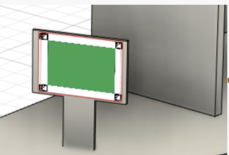
#> input picture image de test/img.png, 229 x 155 px
$ python warptest.py
#> lines starting #> are read from the running program, lines starting #| are printed output that depends on the picture
import cv2
import numpy as np

imageread = cv2.imread('../image de test/img.png')
#> imageread is the input picture: shape (155, 229, 3); mean B, G, R 161.1, 172.6, 168.5
# mesurons l'image
h, w = imageread.shape[:2]
#> h = 155; w = 229
print('w = ' + str(w))
#| w = 229
print('h = ' + str(h))
#| h = 155
# specifions d'abord la positions de points dans la première image puis leurs position dans la nouvelle
points1 = np.float32([[268, 239], [514, 209], [350, 430], [600, 402]])
points2 = np.float32([[0, 100], [w, 0], [0, h], [w, h]])
# calculons une matrice de transformation
vecttrans = cv2.getPerspectiveTransform(points1, points2)
# appliquons la transformation à l'image d'orgine,spécifions un taille
finalimage = cv2.warpPerspective(imageread, vecttrans, (w, h))
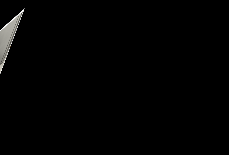
#> finalimage: shape (155, 229, 3); mean B, G, R 2.5, 2.6, 2.6
# displaying the original image and the transformed image as the output on the screen
cv2.imshow('Source_image', imageread)
cv2.imshow('Destination_image', finalimage)
cv2.waitKey(0)
cv2.destroyAllWindows()
